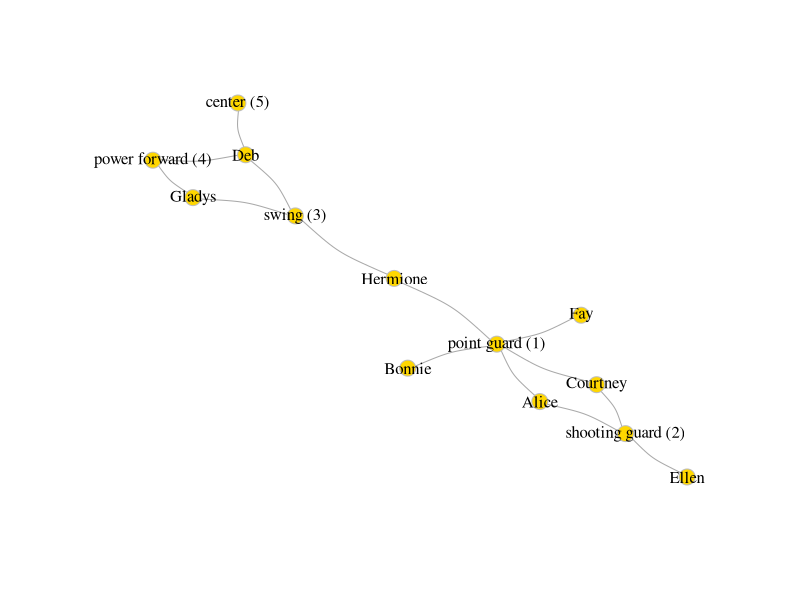

Write R code to recreate this figure.
## ---- chunk 1
library(igraph)
## ---- chunk 2
b_team <- data.frame(from = c('Alice','Alice',
                                 'Bonnie', 
                                 'Courtney', 'Courtney', 
                                 'Deb',  'Deb',  'Deb',
                                 'Ellen', 
                                 'Fay',
                                 'Gladys', 'Gladys',
                                 'Hermione', 'Hermione'),
                        
                        to = c('point guard (1)','shooting guard (2)',
                               'point guard (1)',
                               'point guard (1)','shooting guard (2)',
                               'swing (3)', 'power forward (4)', 'center (5)',
                               'shooting guard (2)',
                               'point guard (1)',
                               'swing (3)', 'power forward (4)',
                               'point guard (1)', 'swing (3)'),
                        weight = c(1,1,1,1,1,1,1,1,1,1,1,1,1,1 ))

df_b_team <- graph.data.frame(b_team, directed=FALSE)
plot(df_b_team,vertex.color="gold", 
     vertex.size=6, 
     asp = .7,
     vertex.frame.color="gray", 
     vertex.label.color="black",  
     edge.curved=0.2)
